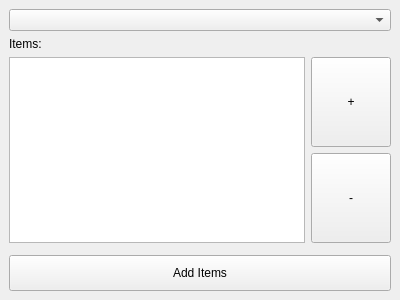
<?xml version="1.0" encoding="UTF-8"?>
<ui version="4.0">
 <class>AddItems</class>
 <widget class="QDockWidget" name="AddItems">
  <property name="geometry">
   <rect>
    <x>0</x>
    <y>0</y>
    <width>400</width>
    <height>300</height>
   </rect>
  </property>
  <property name="windowTitle">
   <string>Add Items</string>
  </property>
  <widget class="QWidget" name="dockWidgetContents">
   <layout class="QVBoxLayout" name="verticalLayout">
    <item>
     <layout class="QVBoxLayout" name="items_layout">
      <item>
       <widget class="QComboBox" name="combo_add_items_type"/>
      </item>
      <item>
       <widget class="QLabel" name="label_items">
        <property name="text">
         <string>Items:</string>
        </property>
       </widget>
      </item>
      <item>
       <layout class="QHBoxLayout" name="horizontalLayout_3">
        <item>
         <widget class="QListWidget" name="items_view">
          <property name="selectionMode">
           <enum>QAbstractItemView::ExtendedSelection</enum>
          </property>
         </widget>
        </item>
        <item>
         <layout class="QVBoxLayout" name="verticalLayout_2">
          <item>
           <widget class="QPushButton" name="button_add_items">
            <property name="sizePolicy">
             <sizepolicy hsizetype="Fixed" vsizetype="Expanding">
              <horstretch>0</horstretch>
              <verstretch>0</verstretch>
             </sizepolicy>
            </property>
            <property name="text">
             <string>+</string>
            </property>
           </widget>
          </item>
          <item>
           <widget class="QPushButton" name="button_remove_items">
            <property name="sizePolicy">
             <sizepolicy hsizetype="Fixed" vsizetype="Expanding">
              <horstretch>0</horstretch>
              <verstretch>0</verstretch>
             </sizepolicy>
            </property>
            <property name="text">
             <string>-</string>
            </property>
           </widget>
          </item>
         </layout>
        </item>
       </layout>
      </item>
      <item>
       <widget class="QWidget" name="add_items_type_widget" native="true"/>
      </item>
      <item>
       <widget class="QPushButton" name="add_items_button">
        <property name="minimumSize">
         <size>
          <width>0</width>
          <height>36</height>
         </size>
        </property>
        <property name="text">
         <string>Add Items</string>
        </property>
       </widget>
      </item>
     </layout>
    </item>
   </layout>
  </widget>
 </widget>
 <layoutdefault spacing="6" margin="9"/>
 <resources/>
 <connections/>
</ui>
